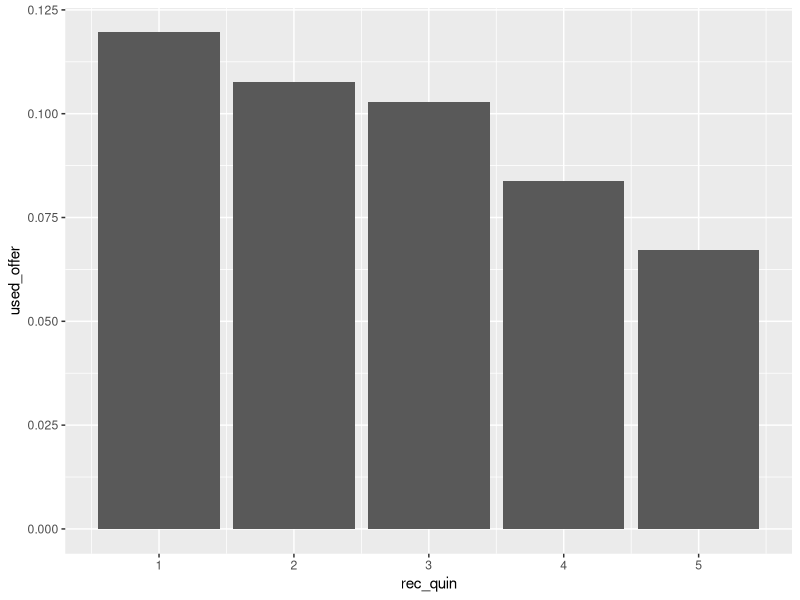
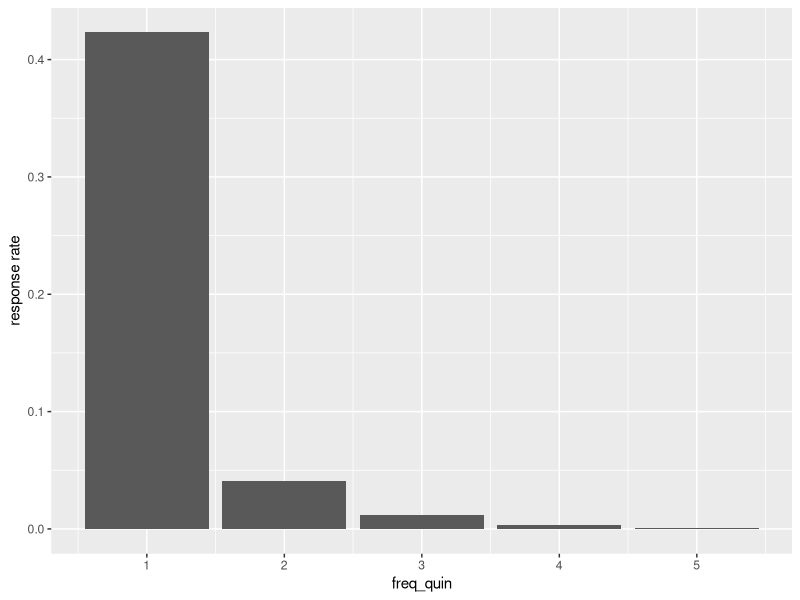
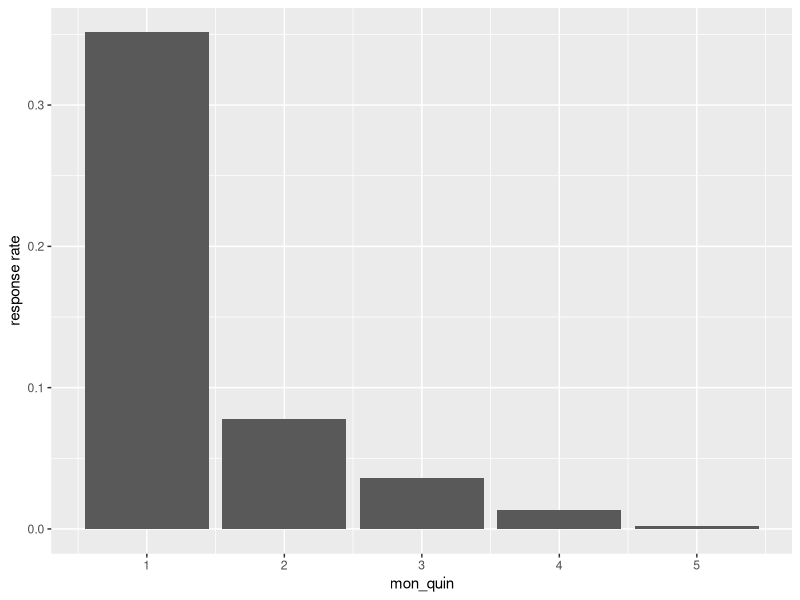
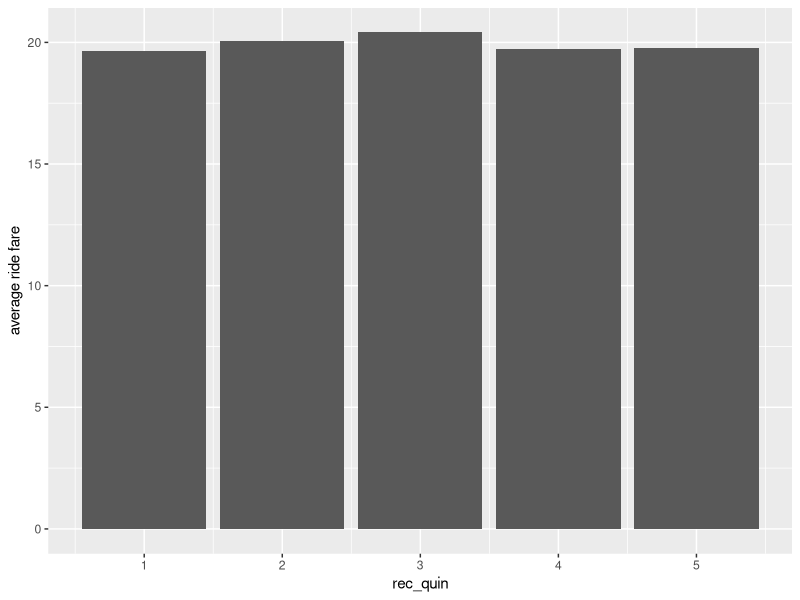
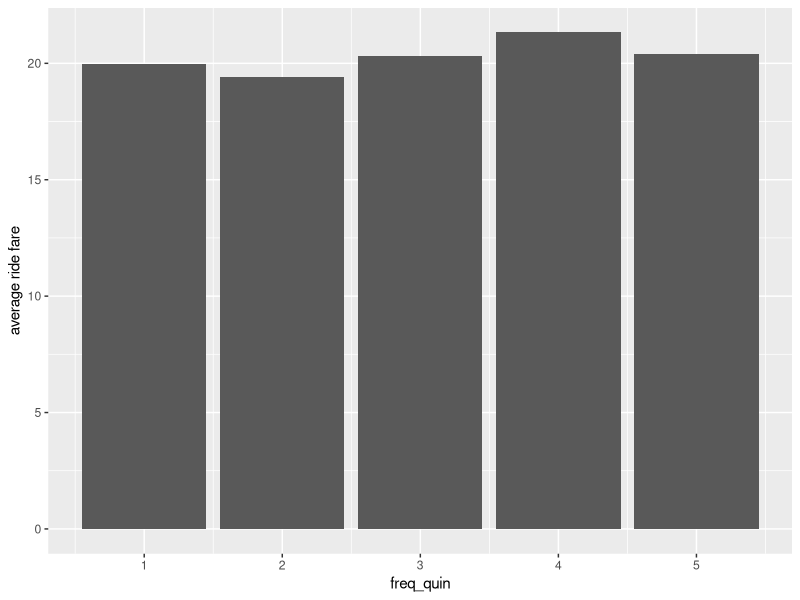
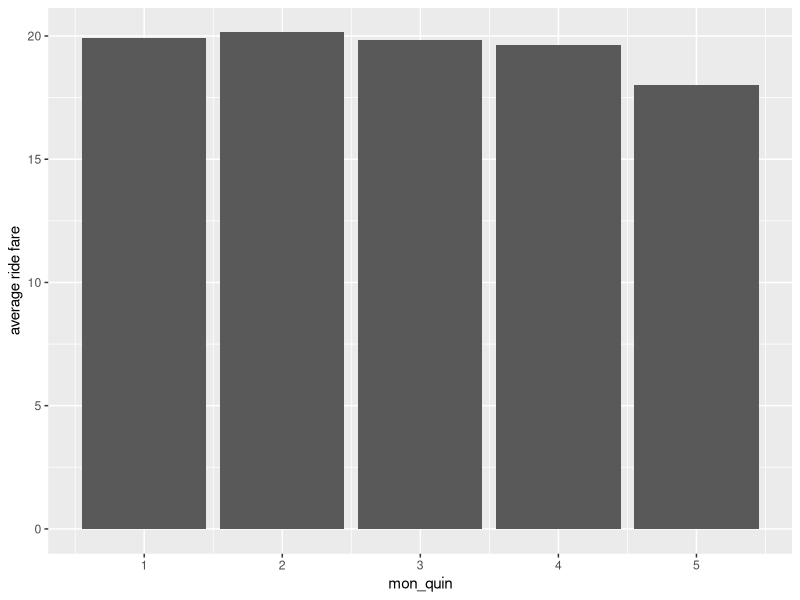

Write the R code that produced these figures, in order.
#1
rm(list=ls())
test_campaign <- read.csv("Lyft.csv", stringsAsFactors = FALSE)
summary(test_campaign)
offer_used_pct <- mean(test_campaign$used_offer)
offer_used_pct
#2
promo_cust <- subset(test_campaign, test_campaign$used_offer == 1)
mean(promo_cust$ride_fare)
#3
library(ggplot2)
library(dplyr)
test_campaign$rec_quin <- ntile(test_campaign$rec,5)
test_campaign$freq_quin <- 6 - ntile(test_campaign$freq,5)
test_campaign$mon_quin <- 6 - ntile(test_campaign$mon,5)
ggplot(test_campaign) + stat_summary(aes(x = rec_quin, y = used_offer), fun='mean', geom = 'bar')
ggplot(test_campaign) + stat_summary(aes(x = freq_quin, y = used_offer), fun = 'mean', geom = 'bar') + ylab('response rate')
ggplot(test_campaign) + stat_summary(aes(x = mon_quin, y = used_offer), fun = 'mean', geom = 'bar' ) + ylab('response rate')

#4
promo_cust <- subset(test_campaign, test_campaign$used_offer == 1)

ggplot(promo_cust) + stat_summary(aes(x = rec_quin, y = ride_fare), fun = 'mean', geom = 'bar') + ylab('average ride fare')

ggplot(promo_cust) + stat_summary(aes(x = freq_quin, y = ride_fare), fun = 'mean', geom = 'bar') + ylab('average ride fare')

ggplot(promo_cust) + stat_summary(aes(x = mon_quin, y = ride_fare), fun ='mean', geom ='bar') + ylab('average ride fare')

#5
#6
break_even_rate <- 1.14/(0.75*mean(promo_cust$ride_fare)*0.38)
#7
21169259*offer_used_pct*mean(promo_cust$ride_fare)*0.75*0.38 - 1.14*21169259

21169259*9.62/100*19.94*0.38 - 1.14*21169259

-12558307/(21169259*1.14)

#8
test_campaign <- test_campaign %>%
    group_by(rfm_seq) %>%
  mutate(response_rate = mean(used_offer))
test_campaign$sendto_iq <- ifelse(test_campaign$response_rate > break_even_rate, 1, 0)
mean(test_campaign$sendto_iq)
total_targeted_user <- mean(test_campaign$sendto_iq) * 21169259


mean(subset(test_campaign, sendto_iq == 1)$response_rate)
buyer_num <- total_targeted_user * mean(subset(test_campaign, sendto_iq == 1)$response_rate)

profit_est <- 19.94*0.75*0.38*buyer_num - 1.14*total_targeted_user

target_promo_return <- profit_est / (1.14*total_targeted_user)

